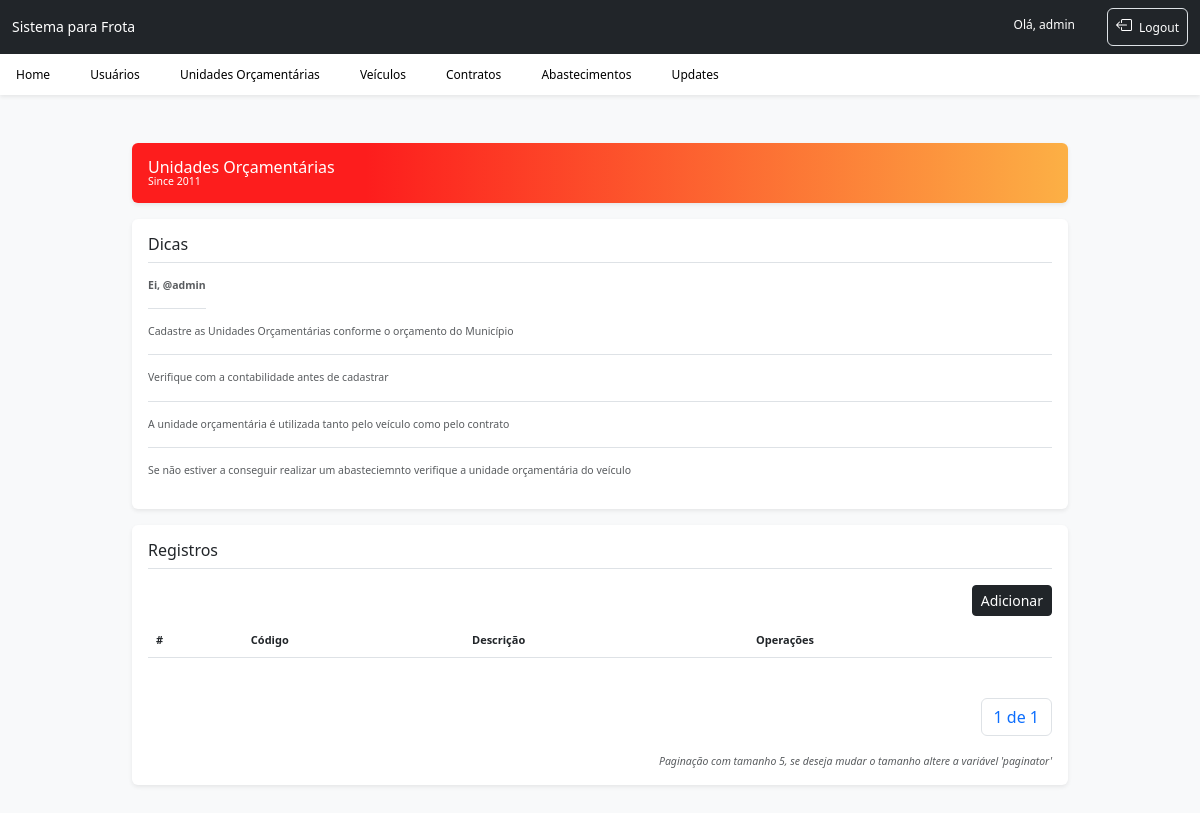
/unidade_list/ (signed in), run on an earlier commit of the app's database.
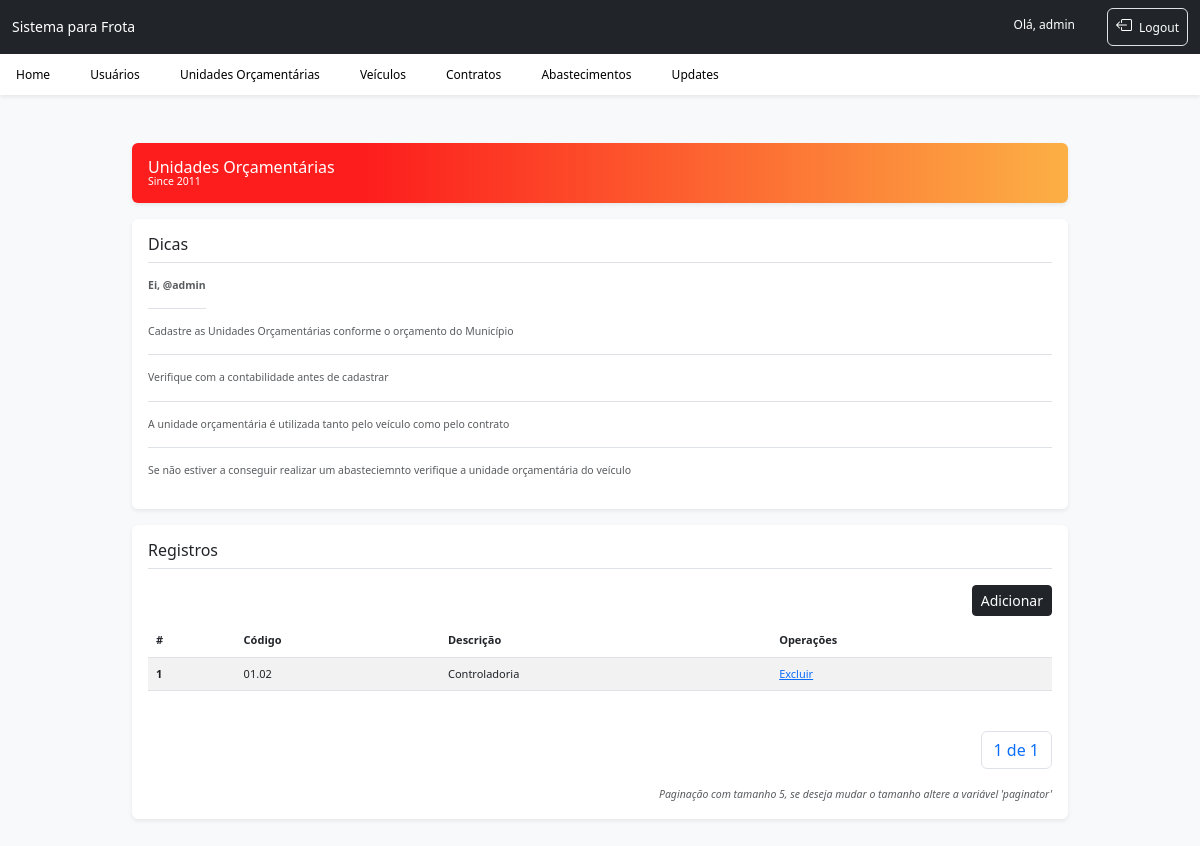
And on a later commit of the database.
### abastecimento/models.py (models this page shows, shortened)
class Unidade_Orcamentaria(models.Model):
    codigo = models.CharField(max_length=5)
    descricao = models.CharField(max_length=255)

### abastecimento/views.py (the view)
# urls.py: path('unidade_list/', unidade_list, name='unidade_list'),
@login_required
def unidade_list(request):
    unidades = Unidade_Orcamentaria.objects.all()
    paginator = Paginator(unidades, 5)
    page = request.GET.get('page')
    unidades_page = paginator.get_page(page)
    context = {'unidades_page': unidades_page}
    return render(request, 'unidade/unidade_list.html', context)

### abastecimento/templates/unidade/unidade_list.html (shortened to what this page needs)
{% extends 'home/base.html' %}
{% block main %}
<div class="align-items-center p-3 my-3 text-white bg-purple rounded shadow-sm">
    <div class="lh-1">
        <h1 class="h6 mb-0 text-white lh-1">Unidades Orçamentárias</h1>
        <small>Since 2011</small>
    </div>
</div>
<div class="p-3 my-2 bg-body rounded shadow-sm">
    <h6 class="border-bottom pb-2 mb-0">Dicas</h6>
    <div class="d-flex text-body-secondary pt-3">
        <p class="pb-3 mb-0 small lh-sm border-bottom">
            <strong class="d-block text-gray-dark">Ei, @{{ user.username }}</strong>
        </p>
    </div>
    <div class="text-body-secondary pt-3">
        <p class="pb-3 mb-0 small lh-sm border-bottom">
            Cadastre as Unidades Orçamentárias conforme o orçamento do Município
        </p>
    </div>
    <div class="text-body-secondary pt-3">
        <p class="pb-3 mb-0 small lh-sm border-bottom">
            Verifique com a contabilidade antes de cadastrar
        </p>
    </div>
    <div class="text-body-secondary pt-3">
        <p class="pb-3 mb-0 small lh-sm border-bottom">
            A unidade orçamentária é utilizada tanto pelo veículo como pelo contrato
        </p>
    </div>
    <div class="text-body-secondary pt-3">
        <p class="pb-3 mb-0 small lh-sm">
            Se não estiver a conseguir realizar um abasteciemnto verifique a unidade orçamentária do veículo
        </p>
    </div>
</div>
<div class="p-3 my-3 mb-5 bg-body rounded shadow-sm">
    <h6 class="border-bottom pb-2 mb-0">Registros</h6>
    <div class="text-body-secondary pt-3">
        <a href="{% url 'unidade_createPage' %}" class="btn btn-dark btn-sm float-end mb-2">Adicionar</a>
        <table class="table table-striped">
            <thead>
            <tr>
                <th scope="col">#</th>
                <th scope="col">Código</th>
                <th scope="col">Descrição</th>
                <th scope="col">Operações</th>
            </tr>
            </thead>
            <tbody>
            {% for unidade in unidades_page.object_list %}
            <tr>
                <th scope="row">{{ unidade.id }}</th>
                <td>{{ unidade.codigo }}</td>
                <td>{{ unidade.descricao }}</td>
                <td><a href="{% url 'unidade_delete' unidade.id %}">Excluir</a></td>
            </tr>
            {% endfor %}
            </tbody>
        </table>
        <small class="d-block text-end mt-1">
            <nav aria-label="Page navigation example" class="pt-4 pb-5 mb-2">
                <ul class="pagination float-end">
                    <li class="page-item"><a class="page-link" href="#">{{ unidades_page.number }} de {{ unidades_page.paginator.num_pages }}</a></li>
                </ul>
            </nav>
            <em>Paginação com tamanho 5, se deseja mudar o tamanho altere a variável 'paginator'</em>
        </small>
    </div>
</div>
{% endblock %}

What changed in the data, as far as the page shows it:
added Unidade_Orcamentaria: id "1", codigo "01.02", descricao "Controladoria"
